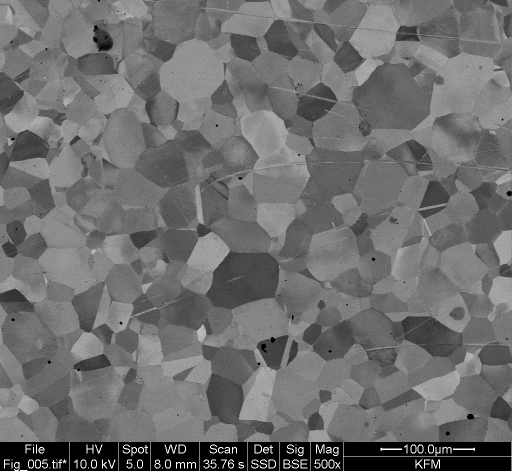
#> input picture 18/data/Fig_005.tif, 1024 x 943 px (shown at 1/2 size)
$ python kruhova_metoda.py
#> lines starting #> are read from the running program, lines starting #| are printed output that depends on the picture
from custom_utils.science.imports import *
from custom_utils.science import basics as sb
from matplotlib.ticker import MultipleLocator
from PIL import Image

PIXEL_SIDE = 5.28125e-007 * 1e6

img1 = Image.open("../data/Fig_005.tif")  # 65
#> img1 is the input picture: PIL image 1024x943 L; min 0, max 255, mean 109.9
img2 = Image.open("../data/Fig_006.tif")  # 51
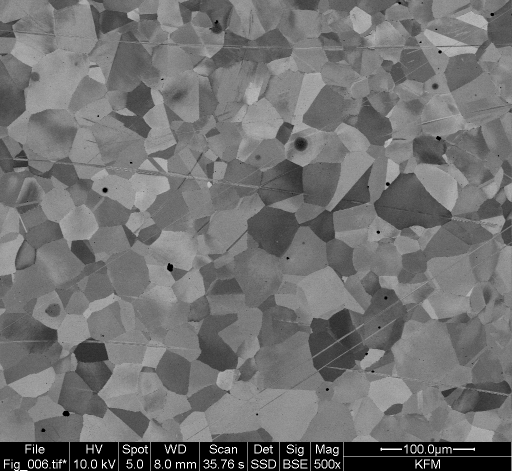
#> input picture 18/data/Fig_006.tif, 1024 x 943 px (shown at 1/2 size)
#> img2 is the input picture: PIL image 1024x943 L; min 0, max 255, mean 113.7
img3 = Image.open("../data/Fig_007.tif")  # 59
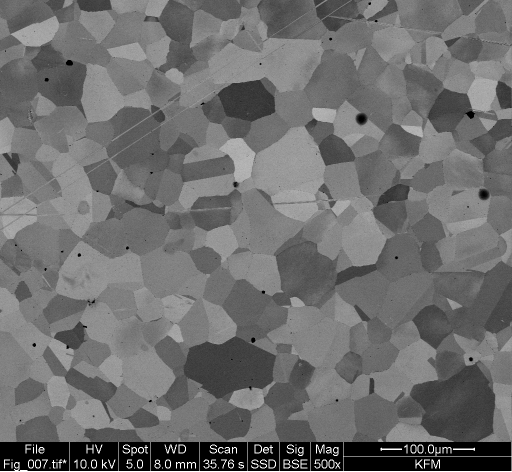
#> input picture 18/data/Fig_007.tif, 1024 x 943 px (shown at 1/2 size)
#> img3 is the input picture: PIL image 1024x943 L; min 0, max 255, mean 109.8
img4 = Image.open("../data/Fig_008.tif")  # 53
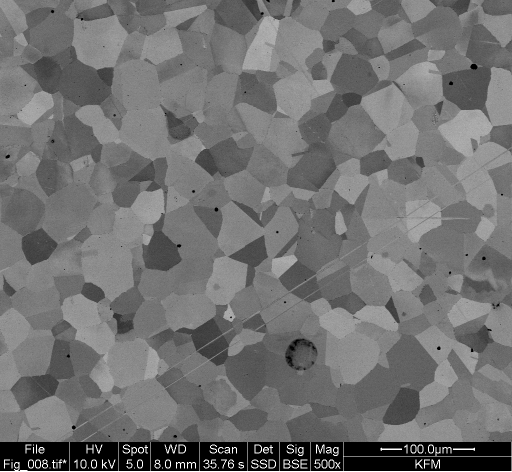
#> input picture 18/data/Fig_008.tif, 1024 x 943 px (shown at 1/2 size)
#> img4 is the input picture: PIL image 1024x943 L; min 0, max 255, mean 113.1

#> (the run stopped early here; a loop or call above may not have finished)
